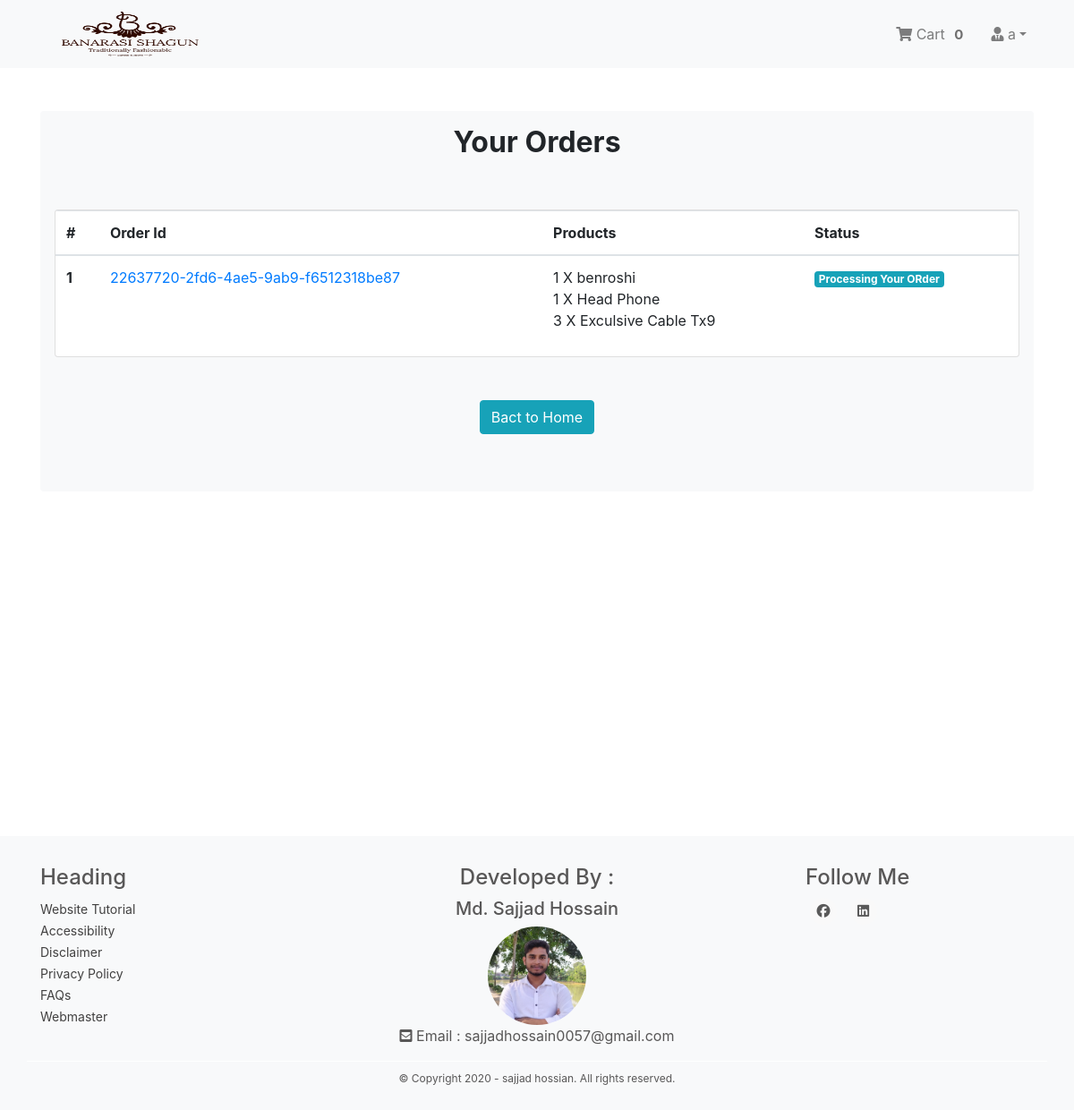
Page /payment/orders/ (signed in) on the committed database.
### Login_App/models.py (models this page shows, shortened)
class User(AbstractBaseUser,PermissionsMixin):
    email = models.EmailField(unique=True,null=False)
    is_staff = models.BooleanField(
        ugettext_lazy('staff status'),
        default= False,
        help_text=ugettext_lazy('Designates wheather the user can log in this site')
    )
    is_active = models.BooleanField(
        ugettext_lazy('active'),
        default=True,
        help_text=ugettext_lazy('Designates wheather this user should be treated as active.Unselect this instead of deleting accounts')
    )
    USERNAME_FIELD = 'email'
    objects = MyUserManager()

class Profile(models.Model):
    user = models.OneToOneField(User,on_delete=models.CASCADE,related_name='profile')
    username = models.CharField(max_length=264,blank=True)
    full_name = models.CharField(max_length=264,blank=True)
    address_1 = models.TextField(max_length=300,blank=True)
    city = models.CharField(max_length=40,blank=True)
    zipcode = models.CharField(max_length=10,blank=True)
    country = models.CharField(max_length=50,blank=True)
    phone = models.CharField(max_length=50,blank=True)
    date_joined = models.DateTimeField(auto_now_add=True)
    '''By this function(it's userdefine function) Cheaking fileds are  set blank or not blank'''

### Order_App/models.py (models this page shows, shortened)
class Order(models.Model):
    orderitems = models.ManyToManyField(Cart)
    user = models.ForeignKey(settings.AUTH_USER_MODEL,on_delete=models.CASCADE,)
    ordered = models.BooleanField(default=False)
    created = models.DateTimeField(auto_now_add=True)
    paymentId = models.CharField(max_length=264,blank=True,null=True)
    orderId = models.CharField(max_length=264,blank=True,null=True)

class Cart(models.Model):
    user = models.ForeignKey(settings.AUTH_USER_MODEL,on_delete=models.CASCADE,
                             related_name='cart')
    item = models.ForeignKey(Product,on_delete=models.CASCADE,)
    quantity = models.IntegerField(default=1,)
    purchased = models.BooleanField(default=False)
    created = models.DateTimeField(auto_now_add=True)
    updated = models.DateTimeField(auto_now=True)
    def __str__(self):
        return f'{self.quantity} X {self.item}'

### Shop_App/models.py (models this page shows)
class Product(models.Model):
    category = models.ForeignKey(Category,on_delete=models.CASCADE,related_name='category')
    product_image = models.ImageField(upload_to='Products')
    name = models.CharField(max_length=264)
    preview_text = models.CharField(max_length=200,verbose_name='Preview Text')
    detail_text = models.TextField(max_length=1000,verbose_name='Description')
    price = models.FloatField()
    old_price = models.FloatField(blank=True,null=True,default=0.00)
    created = models.DateTimeField(auto_now_add=True)
    def __str__(self):
        return self.name
    class Meta:
        ordering = ['-created',]

### Payment_App/views.py (the view)
# urls.py: path('orders/',views.user_orders,name='orders'),
@login_required
def user_orders(request):
    try:
        orders = Order.objects.filter(user=request.user,ordered=True)
        dict = {'orders':orders}
    except:
        messages.warning(request,"Yon don't have any active order now ! ")
        return redirect('Shop_App:home')
    return render(request,'Payment_App/order.html',context=dict)

### Order_App/templatetags/cart_product_counter.py (called while the page is built)
@register.filter
def cart_product_counter(user):
    order = Order.objects.filter(user=user,ordered=False)
    if order.exists():
        return order[0].orderitems.count()
    else:
        return 0

### templates/Payment_App/order.html (shortened to what this page needs)
{% extends 'base.html' %}
{% block body_block %}
<div class="shadow-none p-3 mb-5 bg-light rounded  mt-5">
    <h2 class="text-center"><strong>Your Orders</strong></h2>
    <div class="row">
      <div class="col-md-12">
        <div class="card mt-5" style="height:auto">
          <div class="table-responsive">
            <table class="table">
              <thead>
                <tr>
                  <th scope="col">#</th>
                  <th scope="col">Order Id</th>
                  <th scope="col">Products</th>
                  <center><th scope="col">Status</th></center>
                </tr>
              </thead>
              <tbody>
                {% for order in orders %}
                <tr>
                  <th scope="row">{{ forloop.counter }}</th>
                  <td><a href="#">{{ order.orderId }}</a></td>
                  <td>
                    {% for item in order.orderitems.all %} {{item}} <br> {% endfor %}
                  </td>
                  <center><td><span class="badge badge-info">Processing Your ORder</span></td></center>
                </tr>
                {% endfor %}
              </tbody>
            </table>
          </div>
        </div>
      </div>
      <div class="col-md-12 my-5 text-center">
        <a href="{% url 'Shop_App:home' %}" class="btn btn-info">Bact to Home</a>
      </div>
    </div>
  </div>
{% endblock body_block %}

### templates/navbar.html (shortened to what this page needs)
{% load cart_product_counter %}
<nav class="navbar navbar-expand-lg navbar-light bg-light">
  <div class="container">
    <a class="navbar-brand" href="{% url 'Shop_App:home' %}"><img src="/media/benaroshi_logo.png" alt="LOGO" width=200px height="50px"></a>
    <div class="collapse navbar-collapse" id="navbarNav">
      <ul class="navbar-nav ml-auto">
        {% if request.user.is_authenticated %}
        <li class="nav-item">
          <a href="{% url 'Order_App:cart' %}" class="nav-link">
              <i class="fa fa-shopping-cart"></i> Cart
              <span class="badge badge-light" style="font-size: 15px; color: rgb(112, 112, 112);">
                {{request.user|cart_product_counter}}
              </span>
          </a>
        </li>
        <li class="nav-item dropdown">
          <a class="nav-link dropdown-toggle" href="#" id="navbarDropdown" role="button" data-toggle="dropdown" aria-haspopup="true" aria-expanded="false">
              <i class="fas fa-user-tie"></i> {{request.user.profile.username}}</a>
        </li>
        {% else %}
        <li class="nav-item">
          <a href="{% url 'Login_App:login' %}" class="btn">Login</a>
        </li>
        {% endif %}
      </ul>
    </div>
  </div>
</nav>

### templates/base.html (style rules this page uses)
.card { height: 350px; overflow: hidden; }

### rows in the picture
User: user|cart_product_counter "0", user.profile.username "a"
Order: orderId "22637720-2fd6-4ae5-9ab9-f6512318be87"
Cart: quantity+item "1 X benroshi"
Cart: quantity+item "1 X Head Phone"
Cart: quantity+item "3 X Exculsive Cable Tx9"
